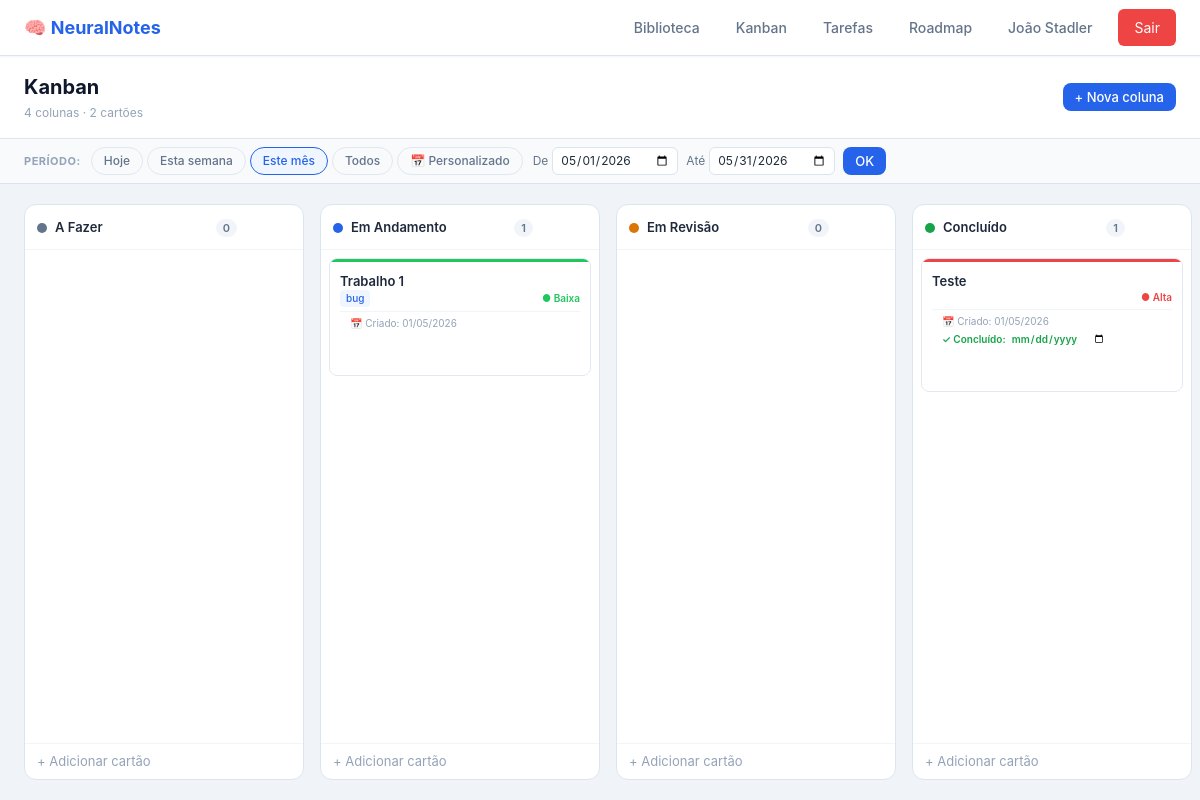
Screenshot of /kanban (signed in) with the database file from the repository.
### models.py (models this page shows, shortened)
class Usuario(UserMixin, db.Model):
    __tablename__ = 'usuarios'
    id = db.Column(db.Integer, primary_key=True)
    nome = db.Column(db.String(255), nullable=False)
    usuario = db.Column(db.String(80), nullable=False, unique=True, index=True)
    senha_hash = db.Column(db.String(255), nullable=False)
    criado_em = db.Column(db.DateTime, default=datetime.utcnow)
    topicos = db.relationship('Topico', backref='usuario', lazy=True, cascade='all, delete-orphan')
    colunas_kanban = db.relationship('ColunaKanban', backref='usuario', lazy=True, cascade='all, delete-orphan')
    tarefas_faceis = db.relationship('TarefaFacil', backref='usuario', lazy=True, cascade='all, delete-orphan')
    icones_customizados = db.relationship('IconeCustomizado', backref='usuario', lazy=True, cascade='all, delete-orphan')
    compartilhamento_kanban = db.relationship('CompartilhamentoKanban', backref='usuario', uselist=False, cascade='all, delete-orphan')

class ColunaKanban(db.Model):
    __tablename__ = 'colunas_kanban'
    id = db.Column(db.Integer, primary_key=True)
    id_usuario = db.Column(db.Integer, db.ForeignKey('usuarios.id', ondelete='CASCADE'), nullable=False)
    nome = db.Column(db.String(255), nullable=False)
    cor = db.Column(db.String(7), default='#4a9eff')
    ordem = db.Column(db.Integer, default=0)
    cartoes = db.relationship('CartaoKanban', backref='coluna', lazy=True, cascade='all, delete-orphan')
    __table_args__ = (
        db.Index('idx_colunas_kanban_usuario_ordem', 'id_usuario', 'ordem'),
    )

class CartaoKanban(db.Model):
    __tablename__ = 'cartoes_kanban'
    id = db.Column(db.Integer, primary_key=True)
    id_coluna = db.Column(db.Integer, db.ForeignKey('colunas_kanban.id', ondelete='CASCADE'), nullable=False)
    id_topico_pai = db.Column(db.Integer, db.ForeignKey('topicos.id', ondelete='SET NULL'))
    titulo = db.Column(db.String(255), nullable=False)
    descricao = db.Column(db.Text, default='')
    etiquetas = db.Column(db.String(255), default='')
    prioridade = db.Column(db.String(50), default='baixa')  # baixa, media, alta
    ordem = db.Column(db.Integer, default=0)
    visivel_sidebar = db.Column(db.Boolean, default=True)
    criado_em = db.Column(db.DateTime, default=datetime.utcnow)
    observacoes_conclusao = db.Column(db.Text, default='')
    data_conclusao = db.Column(db.Date, nullable=True)
    historico_etapas = db.relationship('HistoricoEtapas', backref='cartao', lazy=True, cascade='all, delete-orphan')
    execucoes = db.relationship('ExecucaoCartao', backref='cartao', lazy=True, cascade='all, delete-orphan')
    __table_args__ = (
        db.Index('idx_cartoes_kanban_coluna_ordem', 'id_coluna', 'ordem'),
    )

### app/routes/kanban.py (the view, shortened to what this page needs)
@bp_kanban.route('')
@login_required
def kanban():
    dono_id = request.args.get('dono', type=int)
    readonly = False
    eh_admin = False
    dono_nome = None
    if dono_id and dono_id != current_user.id:
        acesso = AcessoKanban.query.filter_by(
            id_dono=dono_id, id_convidado=current_user.id
        ).first()
        if not acesso:
            dono_id = None  # Sem acesso: mostra próprio kanban
        else:
            readonly = True
            eh_admin = (acesso.papel == 'admin')
            dono_nome = Usuario.query.get(dono_id).nome
    else:
        dono_id = None
    uid_efetivo = dono_id or current_user.id
    colunas = (
        ColunaKanban.query.filter_by(id_usuario=uid_efetivo)
        .order_by(ColunaKanban.ordem)
        .all()
    )
    if readonly and not eh_admin:
        comp = CompartilhamentoKanban.query.filter_by(id_usuario=uid_efetivo).first()
        if comp and comp.colunas_visiveis:
            ids_visiveis = {int(x) for x in comp.colunas_visiveis.split(',') if x.strip().isdigit()}
            colunas = [c for c in colunas if c.id in ids_visiveis]
    ultima_coluna = colunas[-1] if colunas else None
    ultima_coluna_id = ultima_coluna.id if ultima_coluna else None
    conclusoes = {}
    if ultima_coluna:
        for h in HistoricoEtapas.query.filter_by(id_coluna=ultima_coluna.id).all():
            if h.id_cartao not in conclusoes or h.data_entrada > conclusoes[h.id_cartao]:
                conclusoes[h.id_cartao] = h.data_entrada
    for col in colunas:
        col.cartoes_ordenados = sorted(col.cartoes, key=lambda c: c.ordem)
    acessos_recebidos = AcessoKanban.query.filter_by(id_convidado=current_user.id).all()
    kanbans_compartilhados = [
        {'id': a.id_dono, 'nome': Usuario.query.get(a.id_dono).nome, 'papel': a.papel}
        for a in acessos_recebidos
    ]
    return render_template(
        'kanban/kanban.html',
        colunas=colunas,
        ultima_coluna_id=ultima_coluna_id,
        conclusoes=conclusoes,
        readonly=readonly,
        eh_admin=eh_admin,
        dono_nome=dono_nome,
        dono_id=dono_id,
        kanbans_compartilhados=kanbans_compartilhados,
    )

### app/templates/kanban/kanban.html (shortened to what this page needs)
{% extends "base.html" %}
{% block content %}
{% set ns = namespace(total=0) %}
{% for col in colunas %}{% set ns.total = ns.total + col.cartoes_ordenados|length %}{% endfor %}
<div class="kb-page">
    <div class="kb-header">
        <div>
            <h1 class="kb-title">
                {% if readonly %}Kanban de {{ dono_nome }}{% else %}Kanban{% endif %}
            </h1>
            <span class="kb-subtitle" id="kbSubtitle">{{ colunas|length }} colunas · {{ ns.total }} cartões</span>
        </div>
        <div style="display:flex;align-items:center;gap:8px">
            {% if not readonly %}
            <button class="btn btn-primary btn-sm" id="btnNovaColuna">+ Nova coluna</button>
            {% endif %}
        </div>
    </div>
    <div class="kb-filter-bar">
        <span class="kb-filter-label">Período:</span>
        <div class="kb-filter-btns" id="filtroGrupo">
            <button class="kb-filter-btn" data-filtro="hoje">Hoje</button>
            <button class="kb-filter-btn" data-filtro="semana">Esta semana</button>
            <button class="kb-filter-btn kb-filter-ativo" data-filtro="mes">Este mês</button>
            <button class="kb-filter-btn" data-filtro="todos">Todos</button>
            <button class="kb-filter-btn" data-filtro="custom">📅 Personalizado</button>
        </div>
        <div class="kb-filter-custom" id="filtroCustomRange" hidden>
            <label class="kb-filter-date-label">De
                <input type="date" id="filtroDeInput" class="kb-filter-date">
            </label>
            <label class="kb-filter-date-label">Até
                <input type="date" id="filtroAteInput" class="kb-filter-date">
            </label>
            <button class="btn btn-primary btn-sm" id="btnAplicarCustom">OK</button>
        </div>
    </div>
    <div class="kb-board" id="kanbanBoard" data-ultima-col="{{ ultima_coluna_id or '' }}">
        {% for col in colunas %}
        <div class="kb-col" data-col-id="{{ col.id }}">
            <div class="kb-col-header">
                <div class="kb-col-dot" style="background:{{ col.cor }}"></div>
                <span class="kb-col-name">{{ col.nome }}</span>
                <span class="kb-col-count">{{ col.cartoes_ordenados|length }}</span>
            </div>
            <div class="kb-col-cards" data-col-id="{{ col.id }}"
                 ondragover="onDragOver(event)" ondrop="onDrop(event)" ondragleave="onDragLeave(event)">
                {% for cartao in col.cartoes_ordenados %}
                <div class="kb-card {% if readonly %}kb-card-readonly{% endif %}"
                     {% if not readonly %}draggable="true"{% endif %}
                     data-id="{{ cartao.id }}"
                     data-col="{{ col.id }}"
                     data-titulo="{{ cartao.titulo|e }}"
                     data-descricao="{{ cartao.descricao|e }}"
                     data-etiquetas="{{ cartao.etiquetas|e }}"
                     data-prioridade="{{ cartao.prioridade }}"
                     data-criado="{{ cartao.criado_em.strftime('%Y-%m-%d') }}"
                     data-obs-conclusao="{{ (cartao.observacoes_conclusao or '')|e }}"
                     data-data-conclusao="{{ cartao.data_conclusao.isoformat() if cartao.data_conclusao else (conclusoes[cartao.id].strftime('%Y-%m-%d') if conclusoes.get(cartao.id) else '') }}"
                     {% if not readonly %}ondragstart="onDragStart(event)" ondragend="onDragEnd(event)"{% endif %}>
                    <div class="kb-card-prio-bar prio-{{ cartao.prioridade }}"></div>
                    <div class="kb-card-body" {% if not readonly %}onclick="abrirEditarCartao(this.closest('.kb-card'))"{% endif %}>
                        <div class="kb-card-title">{{ cartao.titulo }}</div>
                        <div class="kb-card-footer">
                            <div class="kb-card-tags">
                                {% for tag in cartao.etiquetas.split(',') if cartao.etiquetas and tag.strip() %}
                                <span class="kb-tag">{{ tag.strip() }}</span>
                                {% endfor %}
                            </div>
                            <span class="kb-prio-badge prio-badge-{{ cartao.prioridade }}">
                                {% if cartao.prioridade == 'alta' %}● Alta
                                {% elif cartao.prioridade == 'media' %}● Média
                                {% else %}● Baixa{% endif %}
                            </span>
                        </div>
                        <div class="kb-card-dates">
                            <span class="kb-date-item">📅 Criado: {{ cartao.criado_em.strftime('%d/%m/%Y') }}</span>
                            {% if col.id == ultima_coluna_id %}
                            <label class="kb-date-item kb-date-conclusao" onclick="event.stopPropagation()">
                                ✓ Concluído:
                                <input type="date"
                                       class="kb-date-conc-input"
                                       value="{{ cartao.data_conclusao.isoformat() if cartao.data_conclusao else (conclusoes[cartao.id].strftime('%Y-%m-%d') if conclusoes.get(cartao.id) else '') }}"
                                       data-id="{{ cartao.id }}"
                                       onclick="event.stopPropagation()"
                                       onchange="salvarDataConclusao(this)">
                            </label>
                            {% endif %}
                        </div>
                    </div>
                </div>
                {% endfor %}
            </div>
            {% if not readonly %}
            <button class="kb-add-card" onclick="abrirNovoCartao({{ col.id }})">
                + Adicionar cartão
            </button>
            {% endif %}
        </div>
        {% endfor %}
    </div>
</div>
{% endblock %}

### app/templates/base.html (shortened to what this page needs)
<!DOCTYPE html>
<html lang="pt-BR">
<head>
    <link href="{{ url_for('static', filename='css/style.css') }}" rel="stylesheet">
</head>
<body>
    {% if current_user.is_authenticated %}
    <nav class="navbar">
        <div class="navbar-brand">
            <a href="{{ url_for('main.dashboard') }}" class="brand-logo">🧠 NeuralNotes</a>
        </div>
        <div class="navbar-menu">
            <a href="{{ url_for('main.dashboard') }}" class="navbar-item navbar-link">Biblioteca</a>
            <a href="{{ url_for('kanban.kanban') }}" class="navbar-item navbar-link">Kanban</a>
            <a href="{{ url_for('tarefas.tarefas') }}" class="navbar-item navbar-link">Tarefas</a>
            <a href="{{ url_for('roadmap.lista') }}" class="navbar-item navbar-link">Roadmap</a>
            <a href="{{ url_for('usuario.perfil') }}" class="navbar-item navbar-link" title="Minha Conta">{{ current_user.nome }}</a>
            <a href="{{ url_for('auth.logout') }}" class="navbar-item btn-logout">Sair</a>
        </div>
    </nav>
    {% endif %}
    <div class="container">
        {% block content %}{% endblock %}
    </div>
</body>
</html>

### app/static/css/style.css (style rules this page uses)
* { margin: 0; padding: 0; box-sizing: border-box; }
:root { --bg: #f8fafc; --painel: #ffffff; --cartao: #f1f5f9; --borda: #dbe4ef; --destaque: #2563eb; --verde: #16a34a; --rosa: #ef4444; --ambar: #d97706; --roxo: #7c3aed; --texto: #0f172a; --apagado: #64748b; --shadow-sm: 0 1px 2px rgba(0, 0, 0, 0.05); --shadow-md: 0 4px 6px rgba(0, 0, 0, 0.1); --shadow-lg: 0 10px 15px rgba(0, 0, 0, 0.1); }
html, body { height: 100%; width: 100%; font-family: -apple-system, BlinkMacSystemFont, 'Segoe UI', 'Roboto', 'Oxygen', 'Ubuntu', 'Cantarell', 'Fira Sans', 'Droid Sans', 'Helvetica Neue', sans-serif; -webkit-font-smoothing: antialiased; -moz-osx-font-smoothing: grayscale; }
body { background-color: var(--bg); color: var(--texto); line-height: 1.5; }
.navbar { height: 56px; background-color: var(--painel); border-bottom: 1px solid var(--borda); display: flex; justify-content: space-between; align-items: center; padding: 0 24px; position: sticky; top: 0; z-index: 100; box-shadow: var(--shadow-sm); }
.navbar-brand { display: flex; align-items: center; }
.brand-logo { font-size: 18px; font-weight: 700; color: var(--destaque); text-decoration: none; display: flex; align-items: center; gap: 8px; }
.navbar-menu { display: flex; align-items: center; gap: 16px; }
.navbar-item { font-size: 14px; color: var(--texto); }
.navbar-link { text-decoration: none; color: var(--apagado); font-size: 14px; font-weight: 500; padding: 6px 10px; border-radius: 6px; transition: background 0.15s, color 0.15s; }
.btn-logout { background-color: var(--rosa); color: white; padding: 8px 16px; border-radius: 6px; text-decoration: none; transition: all 0.2s; }
.container { max-width: 1200px; margin: 0 auto; padding: 20px; }
.btn { display: inline-flex; align-items: center; justify-content: center; gap: 8px; padding: 10px 16px; border: none; border-radius: 8px; font-size: 14px; font-weight: 500; cursor: pointer; transition: all 0.2s; text-decoration: none; font-family: inherit; }
.btn-primary { background-color: var(--destaque); color: white; }
.btn-sm { padding: 6px 12px; font-size: 13px; }

### rows the page displays
Usuario: nome "João Stadler"
ColunaKanban: nome "A Fazer", cartoes_ordenados|length "0"
ColunaKanban: nome "Em Andamento", cartoes_ordenados|length "1"
CartaoKanban: titulo "Trabalho 1", strip "bug", prioridade "● Baixa", criado_em "01/05/2026"
ColunaKanban: nome "Em Revisão", cartoes_ordenados|length "0"
ColunaKanban: nome "Concluído", cartoes_ordenados|length "1"
CartaoKanban: titulo "Teste", prioridade "● Alta", criado_em "01/05/2026"
